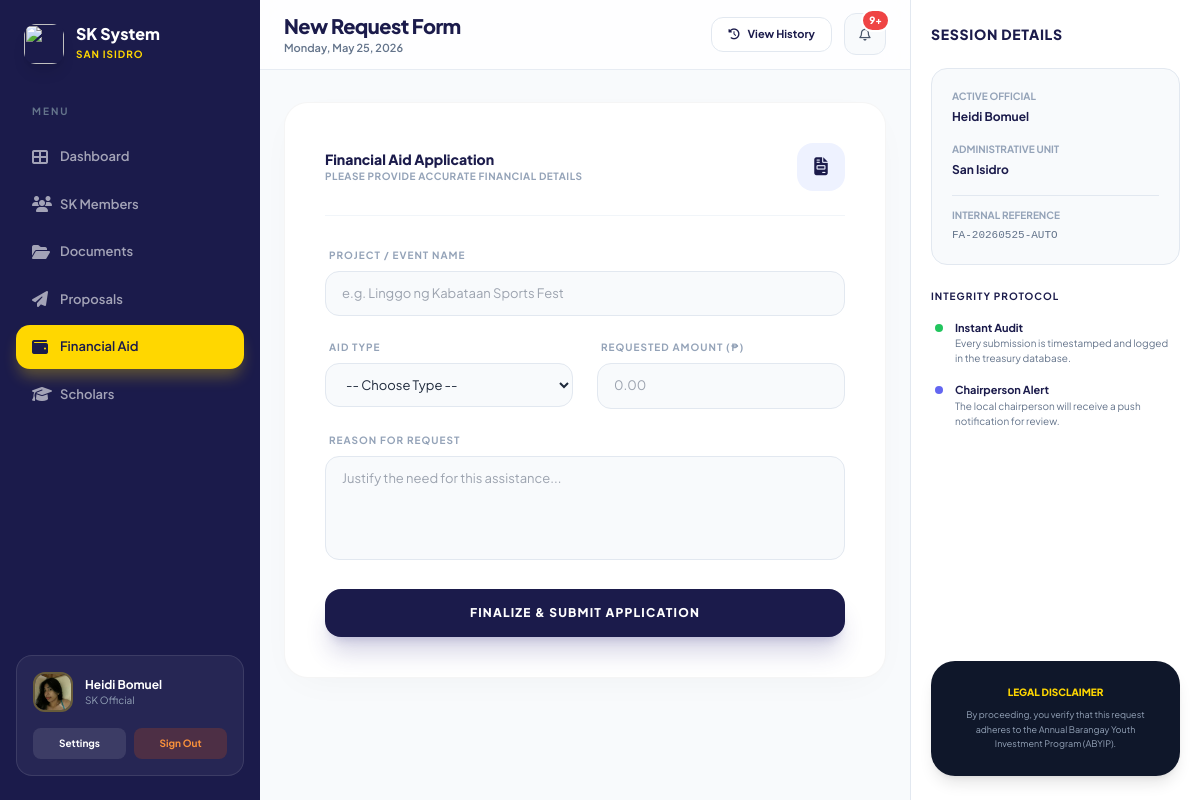
Screenshot of /php/financial_aid_submission.php (signed in) with the database file from the repository.
### tables this page shows
CREATE TABLE `users` (
  `id` int(11) NOT NULL,
  `role` varchar(50) NOT NULL,
  `surname` varchar(255) NOT NULL,
  `firstname` varchar(255) NOT NULL,
  `middlename` varchar(255) DEFAULT NULL,
  `email` varchar(255) NOT NULL,
  `mobile` varchar(15) DEFAULT NULL,
  `password` varchar(255) NOT NULL,
  `profile_photo` varchar(255) DEFAULT NULL,
  `id_document` varchar(255) DEFAULT NULL,
  `barangay` varchar(255) NOT NULL,
  `gender` varchar(20) DEFAULT NULL,
  `dob` date DEFAULT NULL,
  `civil_status` varchar(50) DEFAULT NULL,
  `position` varchar(255) DEFAULT NULL,
  `term_start` date DEFAULT NULL,
  `district` varchar(255) DEFAULT NULL,
  `house_no` varchar(50) DEFAULT NULL,
  `street` varchar(255) DEFAULT NULL,
  `purok` varchar(255) DEFAULT NULL,
  `municipality` varchar(255) DEFAULT NULL,
  `province` varchar(255) DEFAULT NULL,
  `complete_address` text DEFAULT NULL,
  `household_no` varchar(50) DEFAULT NULL,
  `occupation` varchar(255) DEFAULT NULL,
  `income_bracket` varchar(50) DEFAULT NULL,
  `status` varchar(20) NOT NULL DEFAULT 'pending',
  `created_at` timestamp NOT NULL DEFAULT current_timestamp()
);

### php/financial_aid_submission.php (the view, shortened to what this page needs)
<?php
require_once 'db_conn.php';
$fullname = $_SESSION['fullname'];
$user_id = $_SESSION['user_id'];
$sql = "SELECT email, role, barangay, profile_photo FROM users WHERE id = ?";
$stmt = $conn->prepare($sql);
$stmt->bind_param("i", $user_id);
$stmt->execute();
$stmt->bind_result($email, $role, $barangay, $profile_photo);
$profilePath = $profile_photo ? "uploads/profiles/" . basename($profile_photo) : "uploads/profiles/default-avatar.png";
$logoPath = "../sk_logo.png";
if (strcasecmp($barangay, 'Suba') === 0) { $logoPath = "../sk_suba.jpg"; }
elseif (strcasecmp($barangay, 'San Isidro') === 0) { $logoPath = "../sk_sanisidro.jpg"; }
$unread_count_sql = "SELECT COUNT(*) AS unread_count FROM sk_notifications WHERE (is_read = 0 AND email = ?) OR (is_read = 0 AND barangay = ? AND position = ?) OR (is_read = 0 AND barangay = ? AND position IS NULL) OR (is_read = 0 AND email IS NULL AND barangay IS NULL AND position = ?)";
$stmt_count = $conn->prepare($unread_count_sql);
$stmt_count->bind_param("sssss", $email, $barangay, $role, $barangay, $role);
$stmt_count->execute();
$unread_count = $stmt_count->get_result()->fetch_assoc()['unread_count'] ?? 0;
?>
<!DOCTYPE html>
<html lang="en">
<head>
    <script src="https://cdn.tailwindcss.com"></script>
    <link rel="stylesheet" href="https://cdnjs.cloudflare.com/ajax/libs/font-awesome/6.5.2/css/all.min.css">
</head>
<body>
<div class="app-wrapper">
    <aside class="sidebar" id="sidebar">
        <div class="flex items-center gap-3 mb-10 px-2">
            <img src="<?= htmlspecialchars($logoPath) ?>" class="w-10 h-10 rounded-xl shadow-lg object-cover">
            <div>
                <h2 class="font-extrabold text-white text-base leading-tight">SK System</h2>
                <span class="text-[10px] text-[#FFD700] font-bold uppercase tracking-widest"><?= htmlspecialchars($barangay) ?></span>
            </div>
        </div>
        <nav class="flex-grow">
            <p class="text-[10px] font-bold text-slate-500 uppercase tracking-[0.2em] mb-4 px-4">Menu</p>
            <a href="sk_dashboard.php" class="nav-link"><i class="fas fa-th-large"></i> Dashboard</a>
            <a href="sk_list.php" class="nav-link"><i class="fas fa-users"></i> SK Members</a>
            <a href="document_submissions.php" class="nav-link"><i class="fas fa-folder-open"></i> Documents</a>
            <a href="submit_proposal.php" class="nav-link"><i class="fas fa-paper-plane"></i> Proposals</a>
            <a href="financial_aid_submission.php" class="nav-link active"><i class="fas fa-wallet"></i> Financial Aid</a>
            <a href="scholarship_list.php" class="nav-link"><i class="fas fa-graduation-cap"></i> Scholars</a>
        </nav>
        <div class="mt-auto bg-white/5 rounded-2xl p-4 border border-white/10">
            <div class="flex items-center gap-3 mb-4">
                <img src="<?= htmlspecialchars($profilePath) ?>" class="w-10 h-10 rounded-xl object-cover border-2 border-[#FFD700]/30">
                <div class="overflow-hidden">
                    <p class="text-xs font-bold text-white truncate"><?= htmlspecialchars($fullname) ?></p>
                    <p class="text-[10px] text-slate-400 truncate"><?= htmlspecialchars($role) ?></p>
                </div>
            </div>
            <div class="flex gap-2">
                <a href="settings.php" class="flex-1 text-center py-2 bg-white/10 rounded-lg text-[10px] text-white font-bold hover:bg-white/20 transition">Settings</a>
                <a href="login.php" class="flex-1 text-center py-2 bg-orange-600/20 rounded-lg text-[10px] text-orange-400 font-bold hover:bg-orange-600/30 transition">Sign Out</a>
            </div>
        </div>
    </aside>
    <div class="main-container">
        <header class="sticky-header">
            <div class="flex items-center gap-4">
                <div class="header-title-wrapper">
                    <h1 class="font-extrabold text-[#1B1B4B] text-xl tracking-tight">New Request Form</h1>
                    <p id="current-time" class="text-[11px] text-slate-500 font-semibold"></p>
                </div>
            </div>
            <div class="flex items-center gap-3 relative">
                <a href="financial_aid.php" class="hidden sm:flex items-center gap-2 bg-white border border-slate-200 text-[#1B1B4B] font-bold text-[11px] px-4 py-2 rounded-xl hover:bg-slate-50 transition">
                    <i class="fas fa-history"></i> View History
                </a>
                <button id="notificationBtn" class="notif-btn">
                    <i class="fa-regular fa-bell text-slate-600"></i>
                    <?php if($unread_count > 0): ?>
                        <span class="notif-badge"><?= $unread_count > 9 ? '9+' : $unread_count ?></span>
                    <?php endif; ?>
                </button>
            </div>
        </header>
        <div class="main-content">
            <div class="form-card">
                <div class="mb-8 border-b border-slate-100 pb-6 flex items-center justify-between">
                    <div>
                        <h2 class="text-sm font-extrabold text-[#1B1B4B]">Financial Aid Application</h2>
                        <p class="text-[10px] text-slate-400 font-bold uppercase tracking-wider">Please provide accurate financial details</p>
                    </div>
                    <div class="w-12 h-12 bg-indigo-50 rounded-2xl flex items-center justify-center text-[#1B1B4B]">
                        <i class="fas fa-file-invoice text-lg"></i>
                    </div>
                </div>
                <form method="post" class="space-y-6">
                    <div>
                        <label class="input-label">Project / Event Name</label>
                        <input type="text" name="student_name" required oninput="filterAlphabetOnly(event)" placeholder="e.g. Linggo ng Kabataan Sports Fest" class="form-input" value="<?= htmlspecialchars($_POST['student_name'] ?? ''); ?>">
                    </div>
                    <div class="grid grid-cols-2 gap-6">
                        <div>
                            <label class="input-label">Aid Type</label>
                            <select name="aid_type" id="aid_type_select" required onchange="handleAidTypeChange()" class="form-input cursor-pointer">
                                <option value="">-- Choose Type --</option>
                            </select>
                        </div>
                        <div id="in_cash_field">
                            <label class="input-label">Requested Amount (₱)</label>
                            <input type="number" name="total_amount_cash" id="total_amount_cash" placeholder="0.00" class="form-input" value="<?= htmlspecialchars($_POST['total_amount_cash'] ?? ''); ?>">
                        </div>
                    </div>
                    <div>
                        <label class="input-label">Reason for Request</label>
                        <textarea name="reason" rows="4" required oninput="filterAlphabetOnly(event)" placeholder="Justify the need for this assistance..." class="form-input resize-none"><?= htmlspecialchars($_POST['reason'] ?? ''); ?></textarea>
                    </div>
                    <button type="submit" class="w-full bg-[#1B1B4B] text-white py-4 rounded-2xl font-black text-xs uppercase tracking-[0.1em] hover:bg-[#2a2a6b] transition-all transform active:scale-[0.98] shadow-xl shadow-indigo-900/20">
                        Finalize & Submit Application
                    </button>
                </form>
            </div>
        </div>
    </div>
    <aside class="right-panel" id="rightPanel">
        <div class="flex justify-between items-center mb-6">
            <h3 class="text-sm font-extrabold text-[#1B1B4B] uppercase tracking-wider">Session Details</h3>
        </div>
        <div class="info-panel mb-6">
            <div class="mb-4">
                <p class="text-[10px] text-slate-400 font-bold uppercase mb-1">Active Official</p>
                <p class="text-[12px] text-[#1B1B4B] font-bold"><?= htmlspecialchars($fullname) ?></p>
            </div>
            <div class="mb-4">
                <p class="text-[10px] text-slate-400 font-bold uppercase mb-1">Administrative Unit</p>
                <p class="text-[12px] text-[#1B1B4B] font-bold"><?= htmlspecialchars($barangay) ?></p>
            </div>
            <div class="pt-3 border-t border-slate-200">
                <p class="text-[10px] text-slate-400 font-bold uppercase mb-1">Internal Reference</p>
                <p class="text-[11px] text-slate-500 font-mono">FA-<?= date('Ymd') ?>-AUTO</p>
            </div>
        </div>
        <h4 class="text-[10px] font-bold text-[#1B1B4B] uppercase tracking-widest mb-4">Integrity Protocol</h4>
        <div class="space-y-4 px-1 mb-6">
            <div class="flex gap-3">
                <div class="w-2 h-2 rounded-full bg-green-500 mt-1 flex-shrink-0"></div>
                <div>
                    <p class="text-[11px] font-bold text-[#1B1B4B]">Instant Audit</p>
                    <p class="text-[10px] text-slate-500">Every submission is timestamped and logged in the treasury database.</p>
                </div>
            </div>
            <div class="flex gap-3">
                <div class="w-2 h-2 rounded-full bg-indigo-500 mt-1 flex-shrink-0"></div>
                <div>
                    <p class="text-[11px] font-bold text-[#1B1B4B]">Chairperson Alert</p>
                    <p class="text-[10px] text-slate-500">The local chairperson will receive a push notification for review.</p>
                </div>
            </div>
        </div>
        <div class="mt-auto bg-slate-900 rounded-3xl p-6 text-center shadow-lg">
            <p class="text-[10px] text-[#FFD700] font-black uppercase mb-2">Legal Disclaimer</p>
            <p class="text-[9px] text-slate-400 leading-relaxed">By proceeding, you verify that this request adheres to the Annual Barangay Youth Investment Program (ABYIP).</p>
        </div>
    </aside>
</div>
</body>
</html>

### php/financial_aid_submission.php (style rules this page uses)
body { font-family: 'Plus Jakarta Sans', sans-serif; background-color: #f8fafc; margin: 0; font-size: 13px; color: #1e293b; }
.app-wrapper { display: flex; min-height: 100vh; position: relative; }
.sidebar { width: 260px; background: #1B1B4B; padding: 24px 16px; display: flex; flex-direction: column; flex-shrink: 0; transition: all 0.3s cubic-bezier(0.4, 0, 0.2, 1); position: sticky; top: 0; height: 100vh; z-index: 1001; }
.sticky-header { position: sticky; top: 0; z-index: 1000; background: rgba(255, 255, 255, 0.8); backdrop-filter: blur(12px); border-bottom: 1px solid rgba(226, 232, 240, 0.8); padding: 12px 24px; display: flex; align-items: center; justify-content: space-between; }
.main-container { flex: 1; display: flex; flex-direction: column; min-width: 0; }
.main-content { flex: 1; display: flex; align-items: flex-start; justify-content: center; padding: 32px 24px; overflow-y: auto; }
.nav-link { display: flex; align-items: center; padding: 12px 16px; border-radius: 14px; color: rgba(255,255,255,0.6); transition: all 0.2s; margin-bottom: 4px; font-weight: 600; }
.nav-link i { font-size: 16px; width: 28px; }
.nav-link.active { background: #FFD700; color: #1B1B4B; box-shadow: 0 10px 15px -3px rgba(255, 215, 0, 0.3); }
.notif-btn { position: relative; background: #f8fafc; border: 1px solid #e2e8f0; width: 42px; height: 42px; border-radius: 12px; display: flex; align-items: center; justify-content: center; transition: all 0.2s; cursor: pointer; }
.notif-badge { position: absolute; top: -5px; right: -5px; background: #ef4444; color: white; font-size: 10px; font-weight: 800; padding: 2px 6px; border-radius: 20px; border: 2px solid white; min-width: 20px; text-align: center; }
.form-card { width: 100%; max-width: 650px; background: white; border-radius: 24px; padding: 40px; box-shadow: 0 10px 40px -15px rgba(0,0,0,0.05); border: 1px solid rgba(0,0,0,0.04); }
.form-input { width: 100%; background: #f8fafc; border: 1px solid #e2e8f0; border-radius: 14px; padding: 12px 16px; font-size: 13px; transition: all 0.2s; box-sizing: border-box; }
.input-label { display: block; font-size: 10px; font-weight: 700; color: #94a3b8; text-transform: uppercase; letter-spacing: 0.1em; margin-bottom: 8px; padding-left: 4px; }
.right-panel { width: 290px; background: #FFFFFF; padding: 24px 20px; border-left: 1px solid #e2e8f0; overflow-y: auto; flex-shrink: 0; display: flex; flex-direction: column; transition: all 0.3s ease; position: sticky; top: 0; height: 100vh; }
.info-panel { background: #f8fafc; border: 1px solid #e2e8f0; border-radius: 16px; padding: 20px; }

### rows the page displays
users: barangay "SAN ISIDRO", profile_photo (picture), role "SK Official", barangay "San Isidro"

### other values shown
$fullname "Heidi Bomuel"
